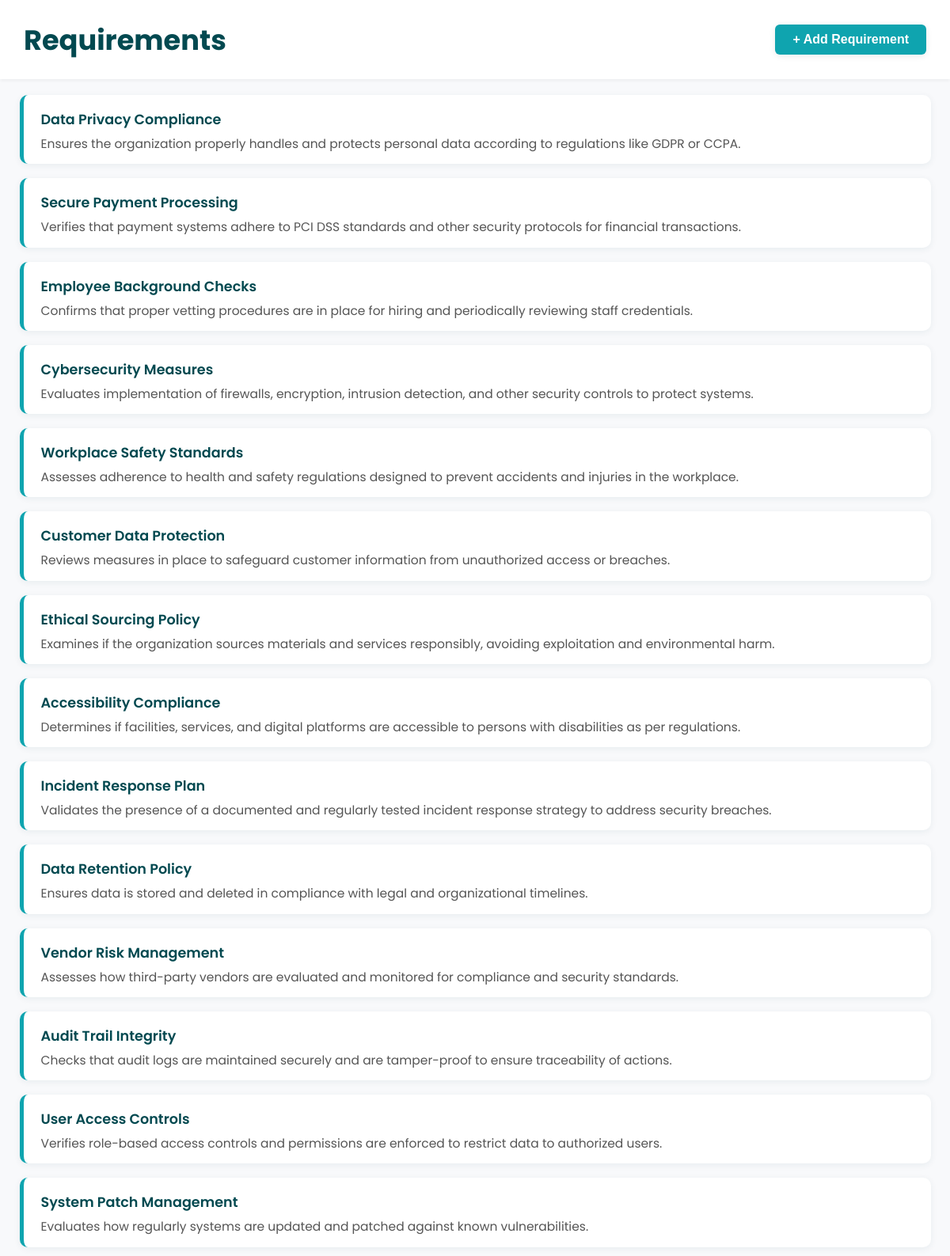
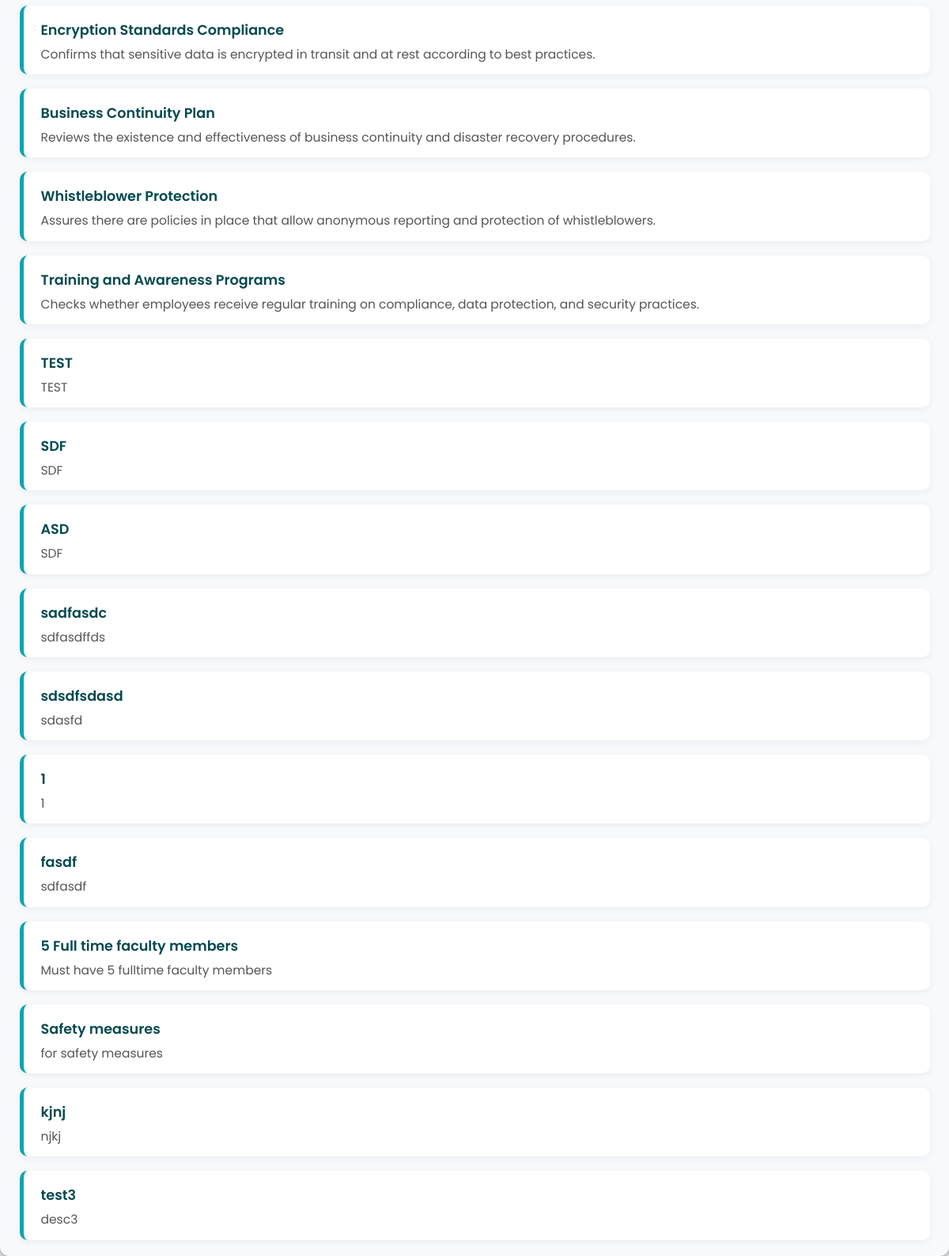
Page /requirements.php on the committed database (2 pictures, top to bottom).
### tables this page shows
CREATE TABLE `requirements` (
  `req_id` int(11) NOT NULL,
  `req_name` varchar(100) NOT NULL,
  `req_description` text DEFAULT NULL,
  `created_at` timestamp NOT NULL DEFAULT current_timestamp()
);

### requirements.php (the view, shortened to what this page needs)
<?php
function connectDB() {
    $host = 'localhost';
    $dbname = 'db_compliance_audit';
    $username = 'root';
    $password = '';
    try {
        $pdo = new PDO("mysql:host=$host;dbname=$dbname", $username, $password);
        $pdo->setAttribute(PDO::ATTR_ERRMODE, PDO::ERRMODE_EXCEPTION);
        $pdo->setAttribute(PDO::ATTR_DEFAULT_FETCH_MODE, PDO::FETCH_ASSOC);
        return $pdo;
    } catch (PDOException $e) {
        die("Connection failed: " . $e->getMessage());
    }
}
$pdo = connectDB();
$stmt = $pdo->query("SELECT * FROM requirements ORDER BY req_id");
$requirements = $stmt->fetchAll();
?>
<!DOCTYPE html>
<html lang="en">
<head>
    <link rel="stylesheet" href="css/requirements.css">
</head>
<body>
    <div class="page-header">
        <div class="boxw">
            <h1>Requirements</h1>
            <button id="addRequirementBtn" class="add-req-btn">+ Add Requirement</button>
        </div>
    </div>
    <div class="container">
        <?php if (empty($requirements)): ?>
            <p>No requirements found in the database.</p>
        <?php else: ?>
            <div class="requirements">
                <?php foreach ($requirements as $req): ?>
                    <div class="requirement-item">
                        <div class="req-info">
                            <span class="req-text"><?php echo htmlspecialchars($req['req_name']); ?></span>
                            <p class="req-description"><?php echo htmlspecialchars($req['req_description']); ?></p>
                        </div>
                    </div>
                <?php endforeach; ?>
            </div>
        <?php endif; ?>
    </div>
</body>
</html>

### css/requirements.css (style rules this page uses)
body { background-color: #f8f9fb; font-family: "Poppins", sans-serif; margin: 0; padding: 0; max-height:100vh; box-sizing: border-box; }
.page-header { background: #fff; box-shadow: 0 2px 4px rgba(0, 0, 0, 0.05); height: 100px; display: flex; align-items: center; position: fixed; justify-content: space-between; width: 100%; font-weight: bold; z-index: 10; width: 100%; display: flex; justify-content: center; align-items: center; }
.page-header h1 { color: #024950; font-weight: bold; font-size: 2.2rem; margin: 0; }
.container { border-radius: 12px; box-shadow: 0 2px 12px rgba(0, 0, 0, 0.5); padding: 32px 24px 24px 24px; width: 100%; background-color: #f8f9fb; display: flex; flex-direction: column; align-items: center; justify-content: center; min-height: 100vh; padding: 120px 20px 20px 20px; box-sizing: border-box; }
.add-req-btn { background-color: #0FA4AF; color: #fff; border: none; border-radius: 6px; padding: 10px 22px; font-size: 1rem; font-weight: 600; cursor: pointer; margin-left: 20px; transition: background 0.2s; box-shadow: 0 2px 8px rgba(0,0,0,0.08); }
.boxw { width: 95%; display: flex; justify-content: space-between; align-items: center; }
.requirements { display: flex; flex-direction: column; align-items: center; justify-content: center; gap: 18px; width: 100%; margin: 0 auto; }
.requirement-item { background: #fff; border-radius: 10px; box-shadow: 0 2px 8px rgba(2,73,80,0.07); padding: 18px 22px 14px 22px; border-left: 5px solid #0FA4AF; transition: box-shadow 0.2s; width: 95%; }
.req-info { display: flex; flex-direction: column; }
.req-text { font-size: 1.1rem; font-weight: 600; color: #024950; margin-bottom: 6px; display: flex; align-items: center; }
.req-description { font-size: 0.97rem; color: #555; line-height: 1.5; margin: 0; }

### rows in the picture
requirements: req_name "Data Privacy Compliance", req_description "Ensures the organization properly handles and protects personal data according to regulations like GDPR or CCPA."
requirements: req_name "Secure Payment Processing", req_description "Verifies that payment systems adhere to PCI DSS standards and other security protocols for financial transactions."
requirements: req_name "Employee Background Checks", req_description "Confirms that proper vetting procedures are in place for hiring and periodically reviewing staff credentials."
requirements: req_name "Cybersecurity Measures", req_description "Evaluates implementation of firewalls, encryption, intrusion detection, and other security controls to protect systems."
requirements: req_name "Workplace Safety Standards", req_description "Assesses adherence to health and safety regulations designed to prevent accidents and injuries in the workplace."
requirements: req_name "Customer Data Protection", req_description "Reviews measures in place to safeguard customer information from unauthorized access or breaches."
requirements: req_name "Ethical Sourcing Policy", req_description "Examines if the organization sources materials and services responsibly, avoiding exploitation and environmental harm."
requirements: req_name "Accessibility Compliance", req_description "Determines if facilities, services, and digital platforms are accessible to persons with disabilities as per regulations."
requirements: req_name "Incident Response Plan", req_description "Validates the presence of a documented and regularly tested incident response strategy to address security breaches."
requirements: req_name "Data Retention Policy", req_description "Ensures data is stored and deleted in compliance with legal and organizational timelines."
requirements: req_name "Vendor Risk Management", req_description "Assesses how third-party vendors are evaluated and monitored for compliance and security standards."
requirements: req_name "Audit Trail Integrity", req_description "Checks that audit logs are maintained securely and are tamper-proof to ensure traceability of actions."
requirements: req_name "User Access Controls", req_description "Verifies role-based access controls and permissions are enforced to restrict data to authorized users."
requirements: req_name "System Patch Management", req_description "Evaluates how regularly systems are updated and patched against known vulnerabilities."
requirements: req_name "Encryption Standards Compliance", req_description "Confirms that sensitive data is encrypted in transit and at rest according to best practices."
requirements: req_name "Business Continuity Plan", req_description "Reviews the existence and effectiveness of business continuity and disaster recovery procedures."
requirements: req_name "Whistleblower Protection", req_description "Assures there are policies in place that allow anonymous reporting and protection of whistleblowers."
requirements: req_name "Training and Awareness Programs", req_description "Checks whether employees receive regular training on compliance, data protection, and security practices."
requirements: req_name "TEST", req_description "TEST"
requirements: req_name "SDF", req_description "SDF"
requirements: req_name "ASD", req_description "SDF"
requirements: req_name "sadfasdc", req_description "sdfasdffds"
requirements: req_name "sdsdfsdasd", req_description "sdasfd"
requirements: req_name "1", req_description "1"
requirements: req_name "fasdf", req_description "sdfasdf"
requirements: req_name "5 Full time faculty members", req_description "Must have 5 fulltime faculty members"
requirements: req_name "Safety measures", req_description "for safety measures"
requirements: req_name "kjnj", req_description "njkj"
requirements: req_name "test3", req_description "desc3"
